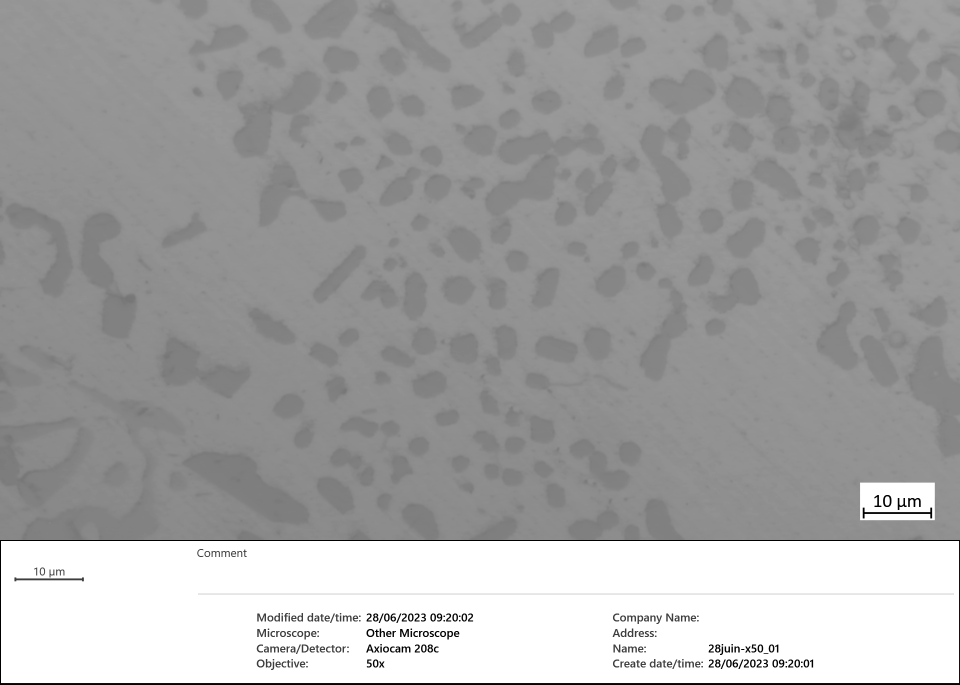
#> input picture 28juin-x50_01.jpg, 1920 x 1370 px (shown at 1/2 size)
$ python 'import cv2.py'
#> lines starting #> are read from the running program, lines starting #| are printed output that depends on the picture; after the words box and inside, x2 and y2 are one past the last pixel; in counts of white or black regions, pixels touching at a corner belong together; long printed decimals are rounded
import cv2
import numpy as np
import matplotlib.pyplot as plt


def pixelize_image(image, scale_factor):

    # Déterminer la nouvelle taille de l'image en fonction du facteur de mise à l'échelle
    new_width = int(image.shape[1] / scale_factor)
    new_height = int(image.shape[0] / scale_factor)

    # Réduire la taille de l'image en utilisant l'interpolation NEAREST
    pixelized_image = cv2.resize(image, (new_width, new_height), interpolation=cv2.INTER_NEAREST)
    return pixelized_image


# [9 lines left out: function sharpen_image, not called in this run]

def segment_image(image_path, threshold):

    #Image plus nette
#> called with image_path = '28juin-x50_01.jpg', threshold = 60
    image=cv2.imread(image_path,0)
#> image is the input picture: shape (1370, 1920); min 0, max 255, mean 164.6
    cv2.imshow("image de base",image)

    # Obtenir les dimensions de l'image
    hauteur, largeur = image.shape
    print(hauteur, largeur)
#| 1370 1920
    x1 = largeur
    y1 = 0
    x2 = largeur//5
    y2 = (hauteur//3)*2
    image = image[y1:y2, x2:x1]
#> image: shape (912, 1536)

    #net= sharpen_image(image)
    pix=pixelize_image(image,scale_factor)
#> in pixelize_image, `pixelized_image = cv2.resize(image, (new_width, new_height), interpola..`:
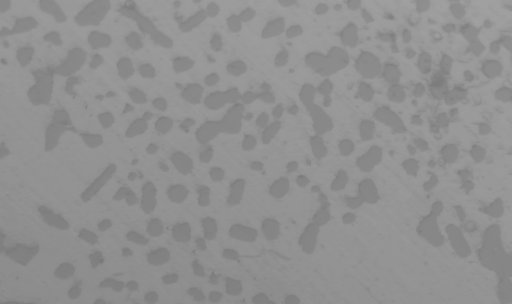
#> pixelized_image: shape (608, 1024) (shown at 1/2 size); min 118, max 162, mean 144.3
    gray = cv2.equalizeHist(pix)
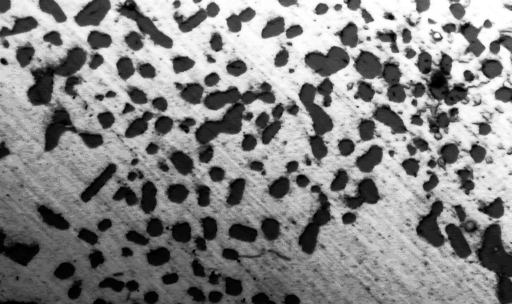
#> gray: shape (608, 1024) (shown at 1/2 size); min 0, max 255, mean 133.8
    cv2.imshow('intput',gray)


    # [8 lines of commented-out code are left out]
    _, segmented = cv2.threshold(gray, threshold, 255, cv2.THRESH_BINARY)
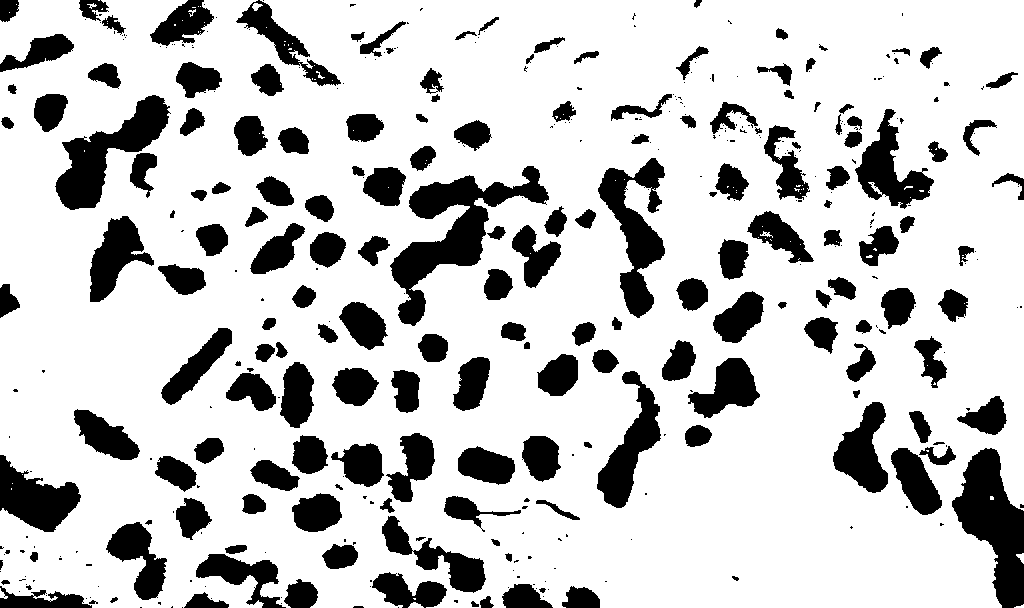
#> segmented: shape (608, 1024); 78.5% white; 406 black regions (230 under 20 px), largest, box (x1, y1, x2, y2) and area: (390, 166, 549, 326) 7538, (952, 448, 1024, 608) 6099, (55, 95, 171, 210) 4964

    # Effectuer une opération de morphologie pour améliorer la segmentation
    kernel = np.ones((5, 5), np.uint8)
    segmented = cv2.morphologyEx(segmented, cv2.MORPH_OPEN, kernel)
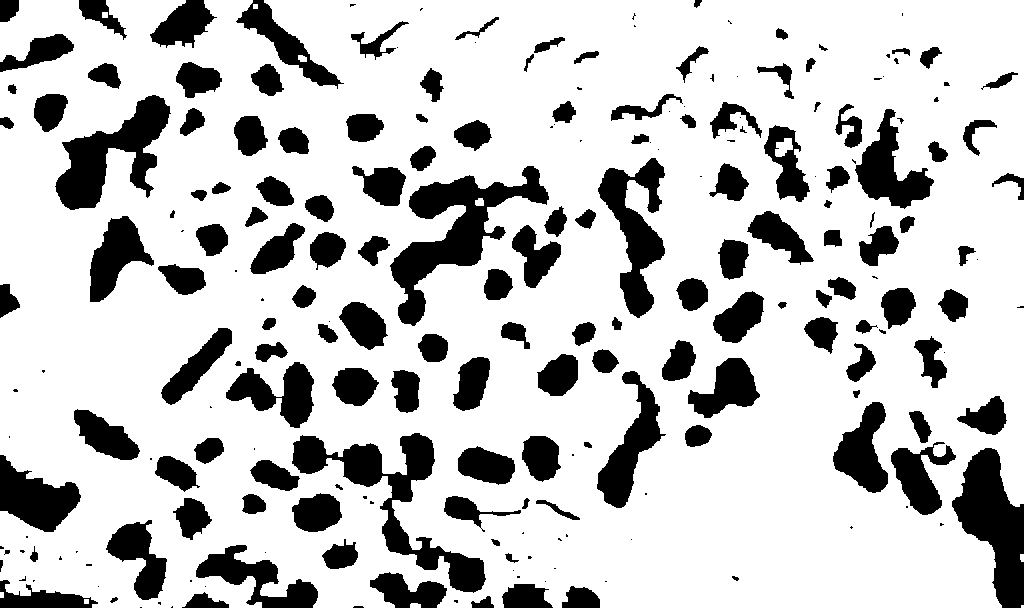
#> segmented: shape (608, 1024); 77.9% white; 226 black regions (78 under 20 px)

    # Trouver les contours des taches segmentées
    contours, _ = cv2.findContours(segmented, cv2.RETR_TREE, cv2.CHAIN_APPROX_NONE)
#> contours = 221 contours, 78 with area under 20; largest, box (x1, y1, x2, y2) and area: (0, 0, 1024, 608) 594530, (389, 165, 550, 327) 8254, (291, 432, 487, 594) 7580, (54, 94, 172, 211) 5972, (597, 157, 666, 319) 4969
    # Dessiner les contours et attribuer un numéro à chaque tache
    output = cv2.cvtColor(segmented, cv2.COLOR_GRAY2BGR)
#> output: shape (608, 1024, 3); 77.9% white; 226 black regions (78 under 20 px), largest, box (x1, y1, x2, y2) and area: (390, 166, 549, 326) 7823, (292, 433, 486, 593) 7133, (952, 448, 1024, 608) 6214
    bluecount = 0
    greencount = 0
    yellowcount = 0
    redcount = 0
    for i, contour in enumerate(contours):
        # Calculer l'aire de la tache
        A1 = cv2.contourArea(contour)
        if 2500 >A1 > min_area:
            # Dessiner le contour et attribuer un numéro à la tache
            #cv2.putText(output, str(i+1), tuple(contour[0][0]), cv2.FONT_HERSHEY_SIMPLEX, 1, (0, 0, 255), 2)

            # Afficher l'aire de la tache
            #print("Aire de la tache", i+1, ":", A1)

            # Trouver le cercle d'encadrement le plus petit (centre, rayon)
            (x, y), R2 = cv2.minEnclosingCircle(contour)
            R2 = int(R2)  # Convertir en entier

            #Calcul du fcateur
            A2=np.pi*R2*R2
            Compare=A1/A2
            #print(Compare)

            #Repartition des couleurs
            if 0.81<Compare<1:
                color = [255, 0, 0]  # Bleu (RVB)
                bluecount += 1
            elif 0.61<Compare<0.80:
                color = [0,255,0]  #Vert
                greencount += 1
            elif 0.41<Compare<0.60:
                color = [0, 255, 255]  # Jaune (RVB)
                yellowcount += 1
            else :
                color =[0,0,255] #Rouge
                redcount += 1

            cv2.drawContours(output, [contour], -1, color, 2)
            cv2.fillPoly(output, [contour], color)
#> this loop made 221 passes
#> (A1, x, y, R2, A2, Compare, color) on passes 36, 45, 48, 50, 51, 53, 55, 57: (744.5, 340.1, 552.9, 19, 1134.1, 0.656, [0, 255, 0]), (2471.5, 143.3, 559.3, 41, 5281, 0.468, [0, 255, 255]), (253.5, 557.5, 510, 24, 1809.6, 0.14, [0, 0, 255]), (1014.5, 190.1, 518.1, 21, 1385.4, 0.732, [0, 255, 0]), (920, 482, 510, 39, 4778.4, 0.193, [0, 0, 255]), (401.5, 253.3, 504, 13, 530.9, 0.756, [0, 255, 0]), (1516, 316.5, 512, 25, 1963.5, 0.772, [0, 255, 0]), (991.5, 274.2, 475.8, 25, 1963.5, 0.505, [0, 255, 255])
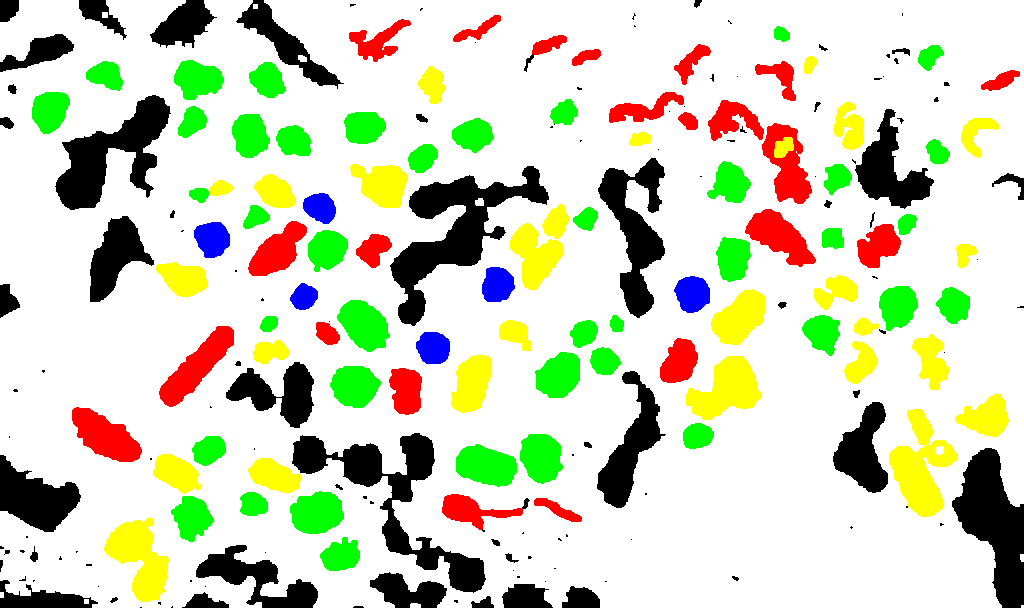
#> output: shape (608, 1024, 3); mean B, G, R 190, 215.8, 210.5
#> after the loop, bluecount = 6; greencount = 41; redcount = 22; yellowcount = 29
            # Dessiner le cercle d'encadrement
            #cv2.circle(output, (int(x), int(y)), R2, (0, 255, 0), 2)
            # Afficher l'image segmentée avec les numéros de tache

            #Calcul des proportions
    total = bluecount+greencount+yellowcount+redcount
#> total = 98
    bleu = bluecount / total
#> bleu = 0.0612
    vert = greencount / total
#> vert = 0.418
    jaune = yellowcount / total
#> jaune = 0.296
    rouge = redcount / total
#> rouge = 0.224
    print (bleu,vert,jaune,rouge)
#| 0.06122 0.4184 0.2959 0.2245

    #Création de l'histogramme
    data = [bleu,vert,jaune,rouge]
#> data = [0.0612, 0.418, 0.296, 0.224]
    barres = ["bleu","vert","jaune","rouge"]
    colors = ['blue', 'green', 'yellow', 'red']
    plt.bar(barres,data,color=colors)
    plt.ylabel('Proportions')
    plt.title('Histogramme des proportions')
    plt.show()
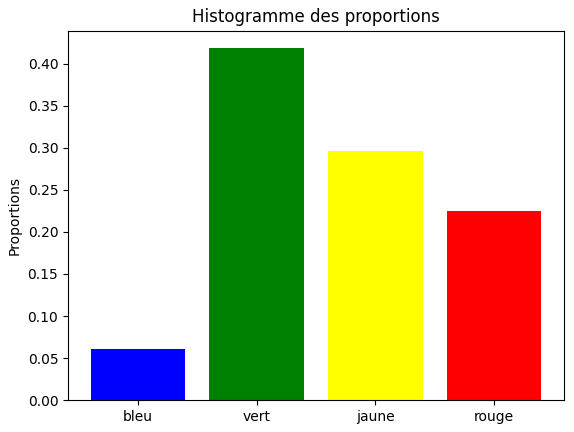
#> figure drawn by matplotlib, 1 panel; tallest bar 0.418 high, from x = 0.6 to 1.4

    output = cv2.resize(output, nouvelle_taille)
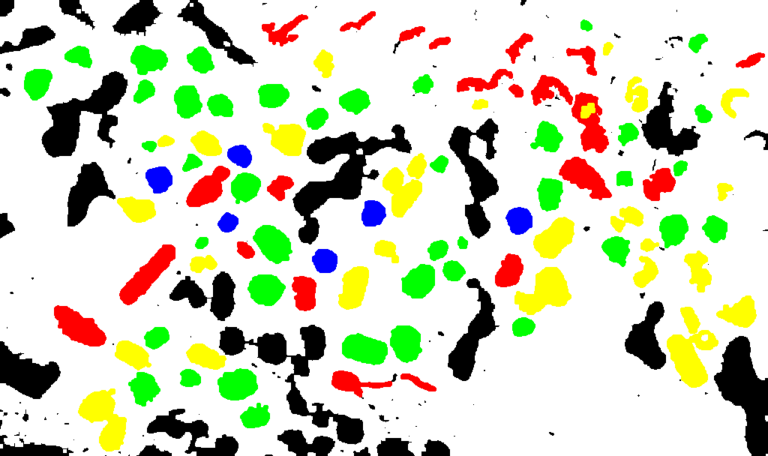
#> output: shape (912, 1536, 3) (shown at 1/2 size); mean B, G, R 190, 215.8, 210.5
    cv2.imshow('Segmented Image', output)
    cv2.waitKey(0)
    cv2.destroyAllWindows()

# Chemin vers l'image d'entrée
image_path = '28juin-x50_01.jpg'

# Variables globales
threshold = 60
min_area=100
scale_factor= 1.5
nouvelle_taille = (1536, 912)


# Feuillage adaptatif
#block_size = 61
#constant = 1
#K-Mean
#k=4
#attempt=10

# Appeler la fonction pour segmenter l'image et calculer les aires
segment_image(image_path, threshold)

$ run again, with 28juin-x100_01.jpg copied over 28juin-x50_01.jpg
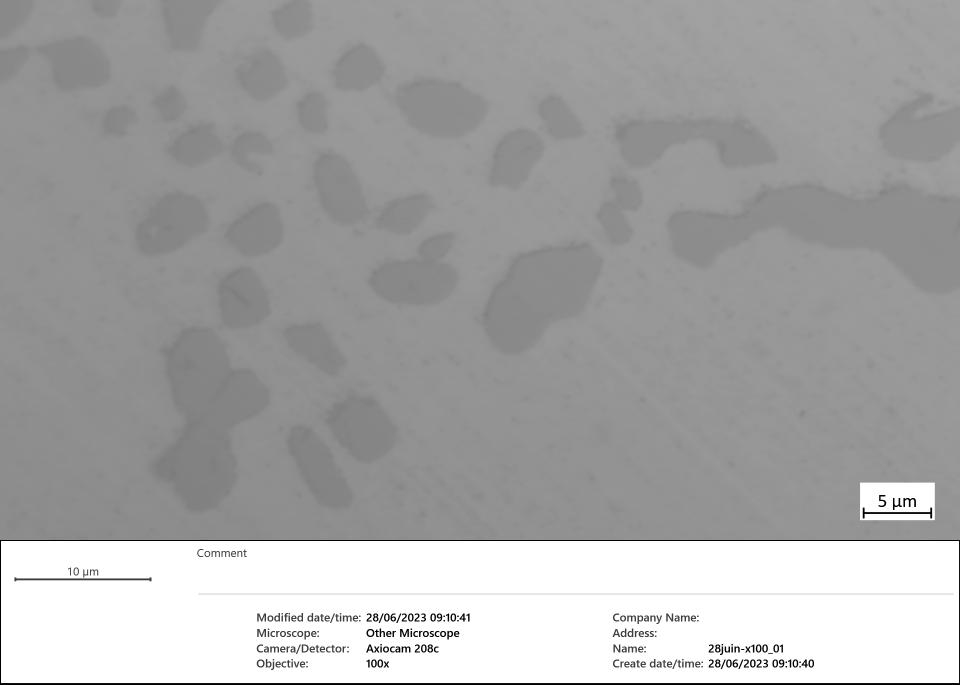
#> input picture 28juin-x100_01.jpg, 1920 x 1370 px (shown at 1/2 size)
#> in segment_image, image is the input picture: shape (1370, 1920); min 0, max 255, mean 167.7
#| 1370 1920
#> image: shape (912, 1536)
#> contours = 120 contours, 71 with area under 20; largest, box (x1, y1, x2, y2) and area: (0, 0, 1024, 608) 543605, (375, 320, 549, 476) 15656, (158, 198, 325, 314) 8303, (563, 158, 780, 223) 8090, (232, 309, 356, 413) 7820
#> the loop in segment_image, `for i, contour in enumerate(contours): # Calculer l'aire de la tache` made 120 passes
#> (A1, x, y, R2, A2, Compare, color, greencount) on passes 96, 117: (108.5, 221, 310.5, 7, 153.9, 0.705, [0, 255, 0], 1), (1828, 163.5, 150, 28, 2463, 0.742, [0, 255, 0], 2)
#> after the loop in segment_image, `for i, contour in enumerate(contours):`:
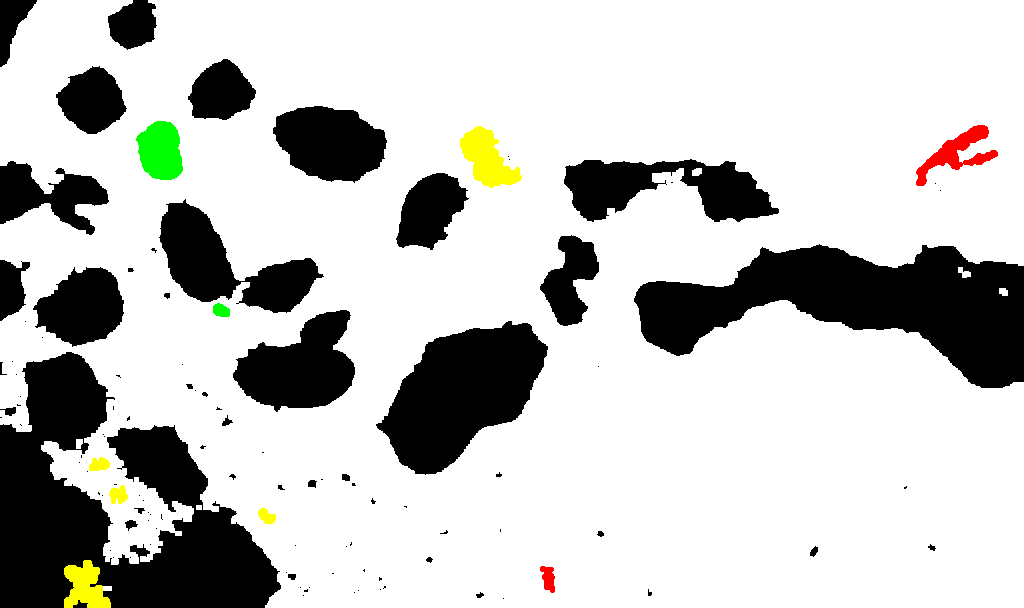
#> output: shape (608, 1024, 3); mean B, G, R 195, 197.7, 197.5
#> after the loop in segment_image, `for i, contour in enumerate(contours):`: bluecount = 0; greencount = 2; redcount = 3; yellowcount = 5
#> total = 10
#> bleu = 0
#> vert = 0.2
#> jaune = 0.5
#> rouge = 0.3
#| 0.0 0.2 0.5 0.3
#> data = [0, 0.2, 0.5, 0.3]
#> in segment_image, `output = cv2.resize(output, nouvelle_taille)`:
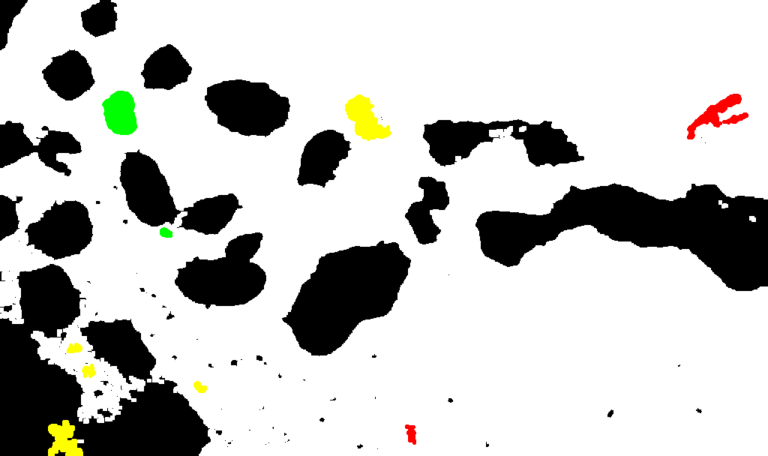
#> output: shape (912, 1536, 3) (shown at 1/2 size); mean B, G, R 195, 197.7, 197.5

$ run again, with 28juin-x100_02.jpg copied over 28juin-x50_01.jpg
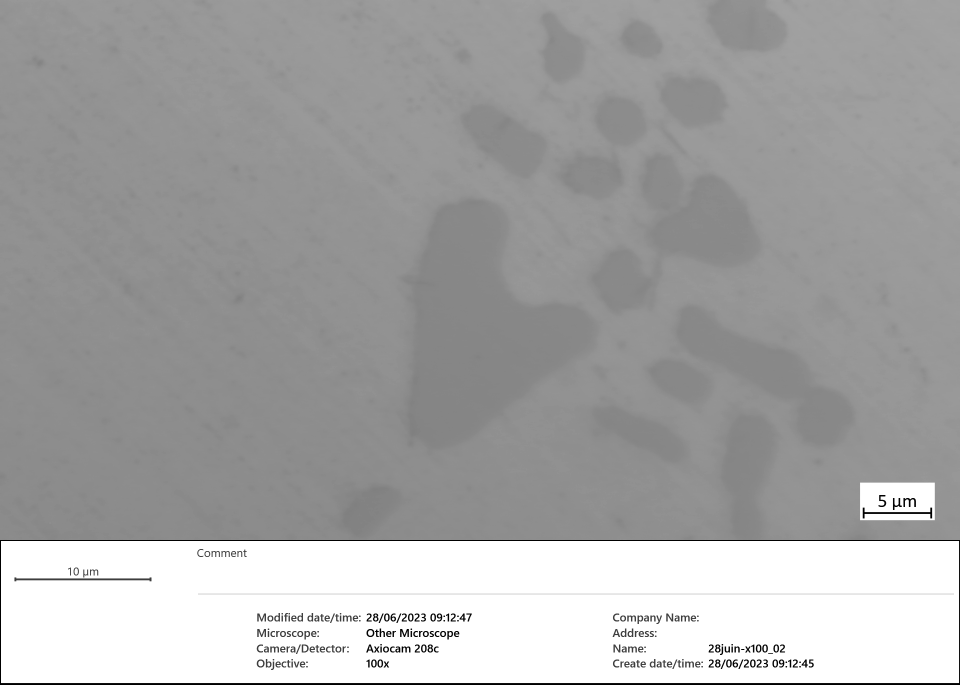
#> input picture 28juin-x100_02.jpg, 1920 x 1370 px (shown at 1/2 size)
#> in segment_image, image is the input picture: shape (1370, 1920); min 0, max 255, mean 166.9
#| 1370 1920
#> image: shape (912, 1536)
#> in segment_image, `segmented = cv2.morphologyEx(segmented, cv2.MORPH_OPEN, kernel)`:
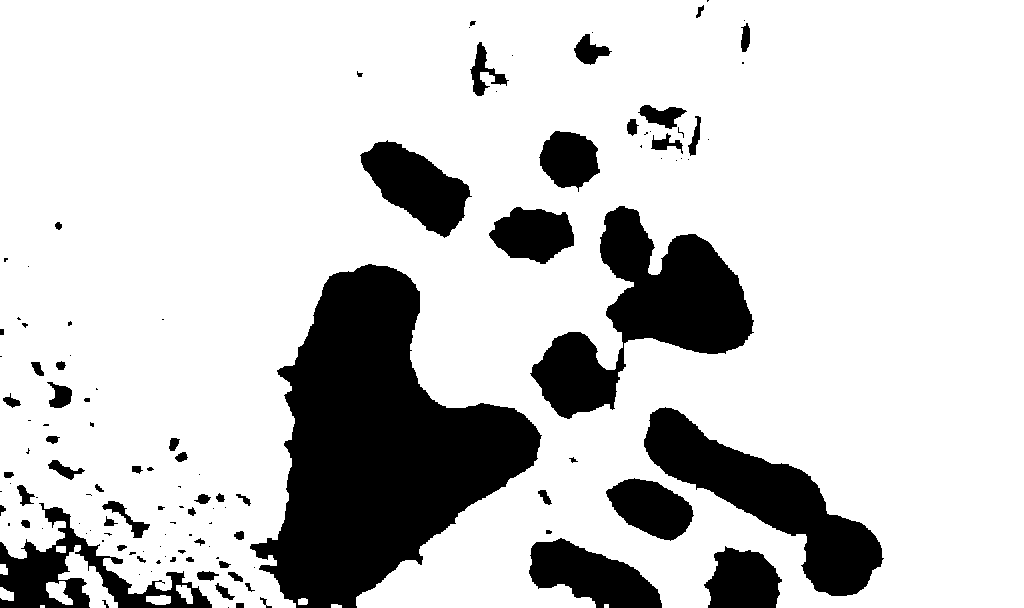
#> segmented: shape (608, 1024); 80% white; 123 black regions (60 under 20 px)
#> contours = 126 contours, 56 with area under 20; largest, box (x1, y1, x2, y2) and area: (0, 0, 1024, 608) 549290, (529, 205, 755, 420) 19647, (643, 406, 885, 597) 15595, (359, 139, 473, 239) 5854, (605, 477, 695, 542) 3637
#> the loop in segment_image, `for i, contour in enumerate(contours): # Calculer l'aire de la tache` made 126 passes
#> (A1, x, y, R2, A2, Compare, color) on passes 5, 6, 7, 8, 11, 15, 18, 19: (174.5, 158, 599, 12, 452.4, 0.386, [0, 0, 255]), (122, 6.5, 593.5, 9, 254.5, 0.479, [0, 255, 255]), (167, 184, 594, 12, 452.4, 0.369, [0, 0, 255]), (342.5, 59, 593.5, 16, 804.2, 0.426, [0, 255, 255]), (1265, 95.36, 576.4, 37, 4300.8, 0.294, [0, 0, 255]), (159.5, 224.2, 591, 11, 380.1, 0.42, [0, 255, 255]), (102, 235, 576.5, 9, 254.5, 0.401, [0, 0, 255]), (172, 207.5, 574.5, 11, 380.1, 0.452, [0, 255, 255])
#> after the loop in segment_image, `for i, contour in enumerate(contours):`: bluecount = 0; greencount = 4; redcount = 11; yellowcount = 10
#> total = 25
#> bleu = 0
#> vert = 0.16
#> jaune = 0.4
#> rouge = 0.44
#| 0.0 0.16 0.4 0.44
#> data = [0, 0.16, 0.4, 0.44]
#> in segment_image, `output = cv2.resize(output, nouvelle_taille)`:
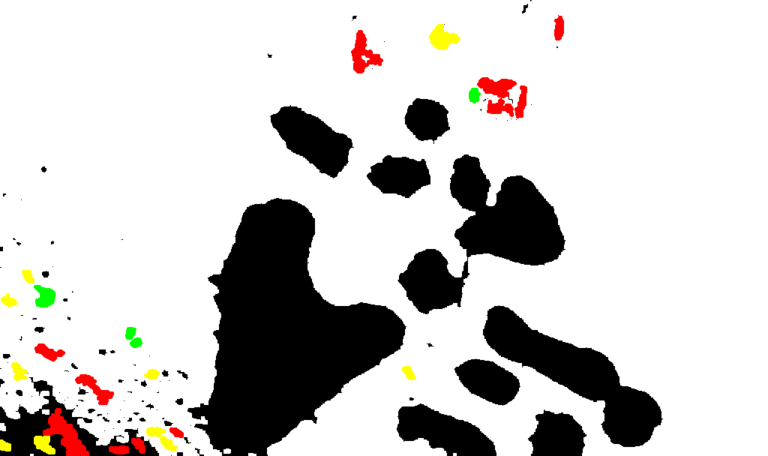
#> output: shape (912, 1536, 3) (shown at 1/2 size); mean B, G, R 201.6, 203.4, 205.8
